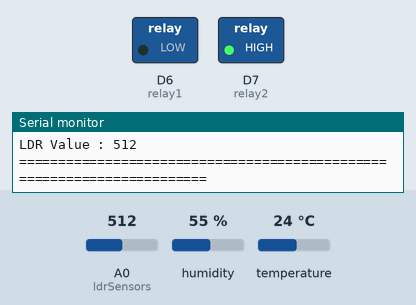
A sketch run on a simulated ESP8266 (NodeMCU). On the bench: switched loads named in the sketch (green lamp = pin HIGH), the last lines printed to the serial monitor. The test bench sets the inputs (shaded band); at power-on: temperature 24 °C, A0 (ldrSensors) = 512, humidity 55 %. WiFi joins after 1.5 s; servers stay silent unless stated.

Above: at 3.0 s.
3.1 s: temperature set to 22.8 °C
5.2 s: temperature set to 21.5 °C
At 7.4 s:
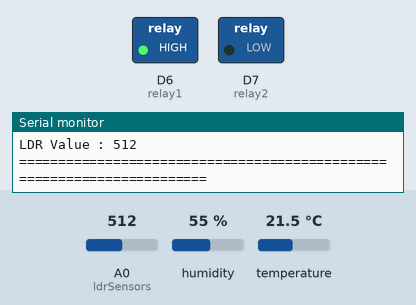
7.7 s: A0 (ldrSensors) set to 108
9.6 s: A0 (ldrSensors) set to 88
At 11.4 s:
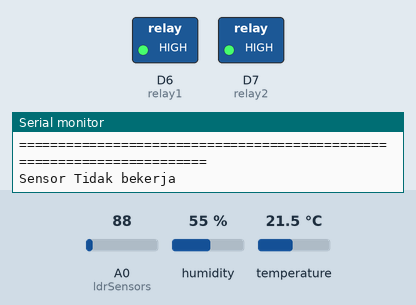
12.2 s: A0 (ldrSensors) set to 122
At 14.0 s:
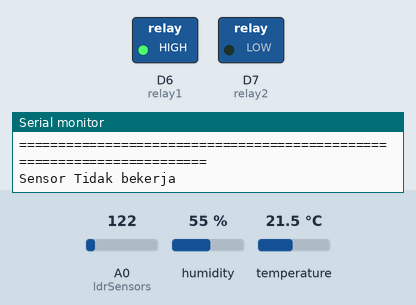
14.4 s: A0 (ldrSensors) set to 60
At 16.5 s:
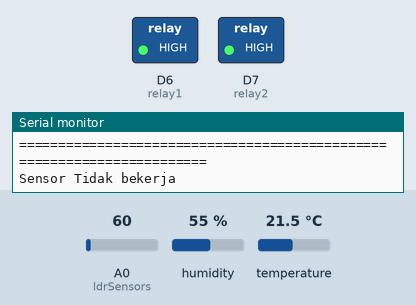
Timing chart, 0 to 17.6 s (numbered marks = the images above; inputs shaded):
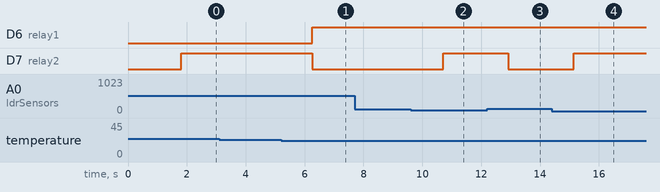

The sketch:

sirkulasi_udara.ino
```cpp
#include "DHT.h"
#include <ESP8266WiFi.h>
#include <BlynkSimpleEsp8266.h>

// Template ID, Device Name and Auth Token are provided by the Blynk.Cloud
// See the Device Info tab, or Template settings
#define BLYNK_TEMPLATE_ID "" // use tample id
#define BLYNK_DEVICE_NAME "" // use device name
#define BLYNK_AUTH_TOKEN ""  // use auth token
// Comment this out to disable prints and save space
#define BLYNK_PRINT Serial

char auth[] = BLYNK_AUTH_TOKEN;

// Your WiFi credentials.
// Set password to "" for open networks.
char ssid[] = ""; // change ssid
char pass[] = ""; // change password

// sensors
// ** Declaration Variabel Sensor ** //
DHT dht(D5, DHT22); // DHT instance named dht, D5 and sensor type

// Global Declaratio
int ldrSensors = A0; // LDR instance named ldrSensors, A0
int ldr;             // count LDR
// **  if relay ready, uncomment variabel below  ** //
#define relay1 D6 // relay module IN 1
#define relay2 D7 // relay module IN 2

void setup()
{
  // put your setup code here, to run once:
  Serial.begin(115200); // serial boundrate 115200
  Blynk.begin(auth, ssid, pass);
  dht.begin(); // Starting  DHT-22
  // pinMode(ledTesting, OUTPUT);           // declare LED
  pinMode(relay1, OUTPUT); // set relay1 for output Kipas
  pinMode(relay2, OUTPUT); // set relay2 for output Lampu
}

void loop()
{
  // put your main code here, to run repeatedly:
  Blynk.run();
  sensorStarted(); //  1 detik
  delay(1000);
}

void dhtSensors()
{
  byte hum = dht.readHumidity();     // temp and  are celsius and humidity readings
  byte temp = dht.readTemperature(); // from DHT/A

  Blynk.virtualWrite(V0, temp); //  Set Virtual Pin 0 (V0) frequency to in Blynk app
  Blynk.virtualWrite(V1, hum);  //  Set Virtual Pin 1 (V1)frequency to  in Blynk app
  Serial.print("Temperature  : ");
  Serial.println(temp);
  Serial.print("Humadity  : ");
  Serial.println(hum);

  // ** example statement
  // Condition DHT
  // statement :
  /*
    jika temp kurang dari 21 derajat celcius maka lampu on dan kipas off
    jika temp lebih dari 21 atau dibawah 28 maka lampu off kipas on
  */
  if (temp <= 21)
  {
    // Code here!
    digitalWrite(relay2, LOW);
    digitalWrite(relay1, HIGH);
    Serial.println("Lampu ON & kipas Off");
  }
  else if (temp <= 28)
  {
    // Code Here!
    digitalWrite(relay2, HIGH);
    //     digitalWrite(relay1, LOW);
    Serial.println("Lampu OFF & kipas On");
  }
  else if (temp == 255 || hum == 255)
  {
    Serial.println("Warning!. The Device Something Wrong!. Please checking the sensors!");
    Blynk.notify("Alat Tidak Bekerja");
  }
  else
  {
    Serial.println("Sensor bekerja");
  }
}

void relaySensorTesting()
{
  // Example Code Relay Here!
  digitalWrite(relay1, LOW); // Menyalakan relay Kipas
  Serial.println("LOW");
  delay(1000);               // Jeda 1 Detik
  digitalWrite(relay2, LOW); // Menyalakan relay lampu
  Serial.println("LOW");
}

void ldrSensor()
{
  //  Code LDR here!
  ldr = analogRead(ldrSensors);
  Blynk.virtualWrite(V2, ldr); // Set Virtual Pin 2 (V2) frequency to  in Blynk app
  Serial.print("LDR Value : ");
  Serial.println(ldr); // print variable nilai

  // Condition LDR
  if (ldr < 100)
  {
    //   over 500
    digitalWrite(relay2, HIGH);
    Serial.println("Fan OFF");
  }
  else if (ldr > 600)
  {
    //    under 500
    digitalWrite(relay2, LOW);

    Serial.println("Fan ON");
  }
}

void sensorStarted()
{
  byte hum = dht.readHumidity();     // temp and  are celsius and humidity readings
  byte temp = dht.readTemperature(); // from DHT/A

  if (temp <= 70 && ldrSensors <= 1000) // true or true = true
  {
    Serial.println("Alat Bekerja!");
    dhtSensors(); // call function dht

    ldrSensor(); // call function LDR
    Serial.println("\n=======================================================================\n");
    delay(100);
  }
  else
  {
    //  do nothing
  }
  while (temp == 100)
  {
    Serial.println("Peringatan!. Sensor DHT  :");
    Serial.print(temp);
  }
  Blynk.notify("Alat mengalami msaalah!, Sensor Tidak Bekerja");
  Serial.println("Sensor Tidak bekerja");
}

// ** TESTING Component ** //
// ** Use This function For Testing Component ** //

void dhtTesting()
{
  byte hum = dht.readHumidity();     // temp and  are celsius and humidity readings
  byte temp = dht.readTemperature(); // from DHT/A

  Serial.print("Temperature  : ");
  Serial.println(temp);
  Serial.print("Humadity  : ");
  Serial.println(hum);
}

void ldrTesting()
{
  ldr = analogRead(ldrSensors);
  ldr = ldr / 10;
  Serial.println(ldr); // print variable ldr
}
```

Measured:
- the behaviour switches between 22 and 21.9 °C on temperature (found by bisection; images 0 and 1)
- the behaviour switches between 100 and 99 on A0 (ldrSensors) (found by bisection; images 1 and 2)
- after the input at 5.2 s, D6 (relay1): LOW → HIGH after 1.1 s; D7 (relay2): HIGH → LOW after 1.1 s
- after the input at 9.6 s, D7 (relay2): LOW → HIGH after 1.1 s
- after the input at 12.2 s, D7 (relay2): HIGH → LOW after 0.73 s
- after the input at 14.4 s, D7 (relay2): LOW → HIGH after 0.75 s
